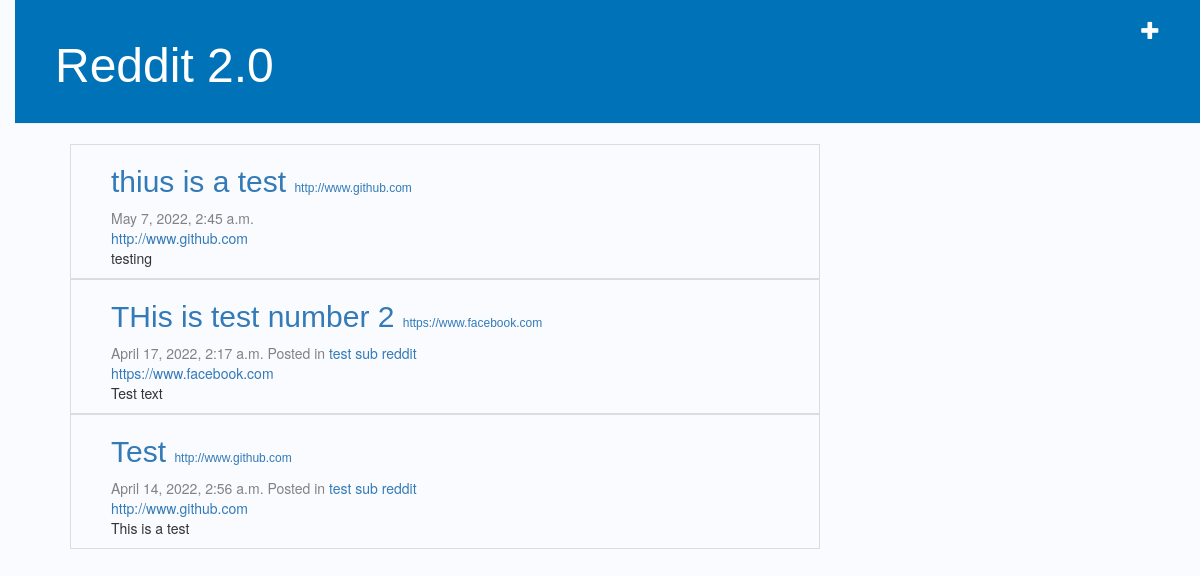
Before: /reddit/ with the older database file.
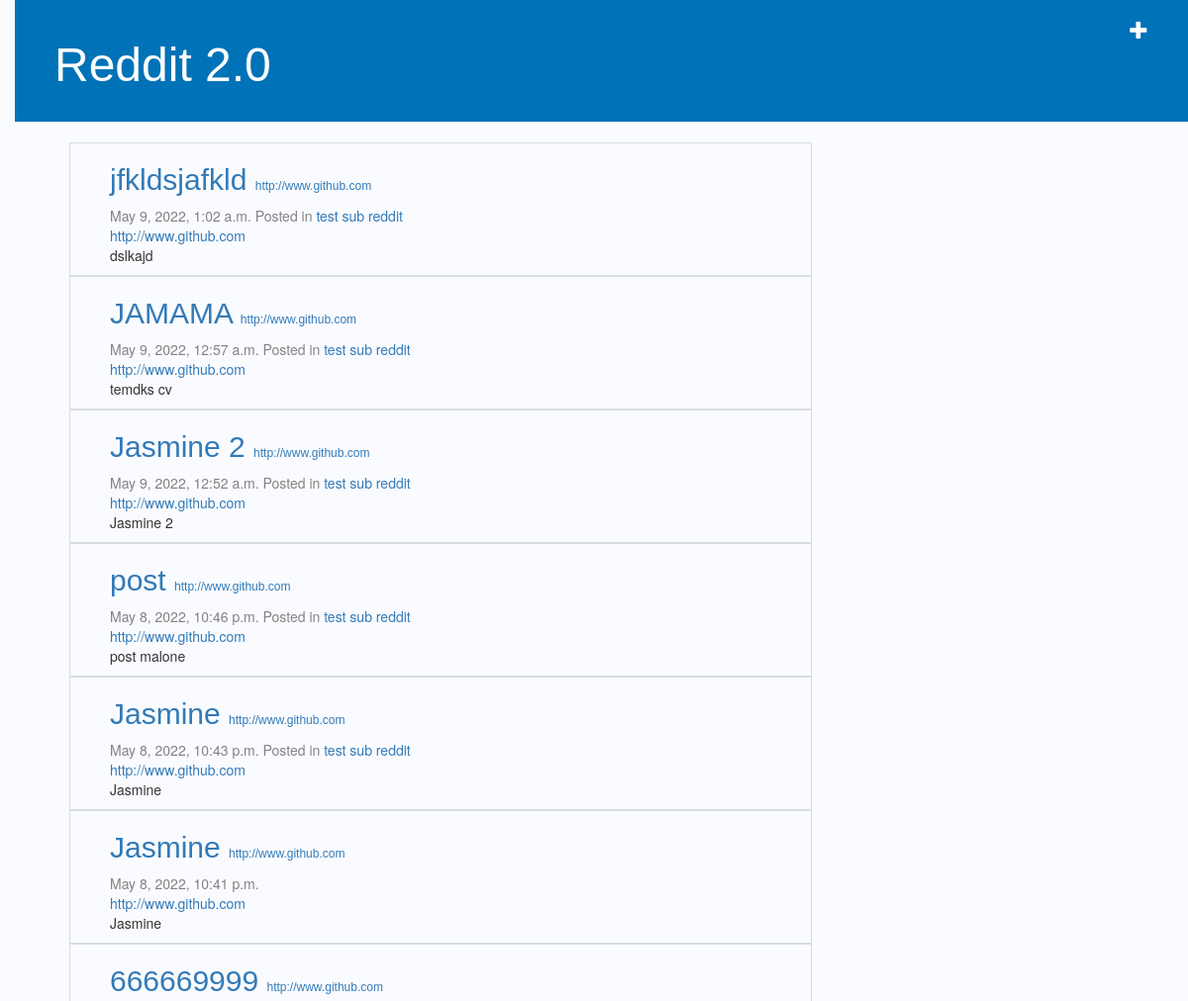
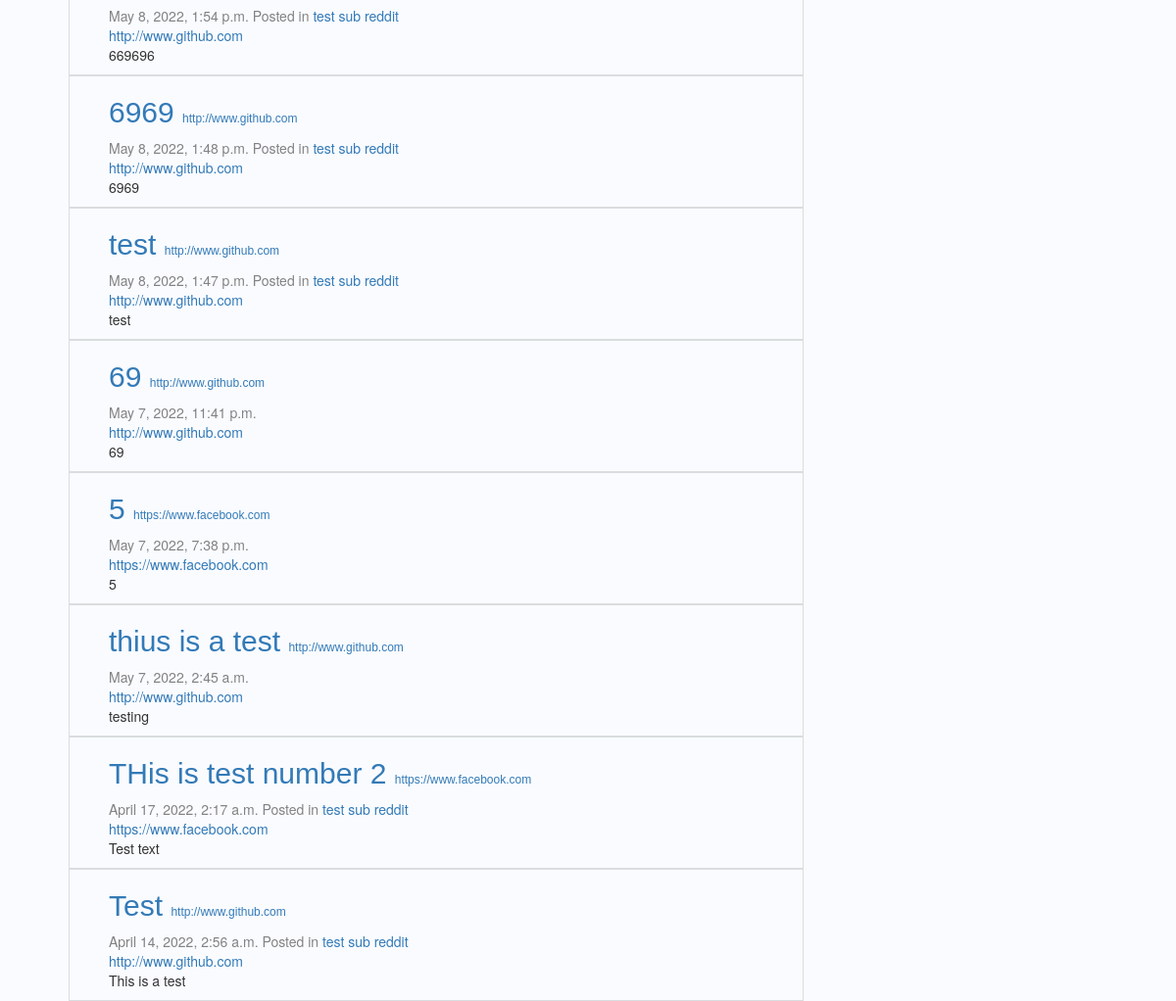
After: the same page with the newer database file (2 pictures, top to bottom).
### reddit/models.py (models this page shows, shortened)
class Votable(BaseModel):
    upvote_count = models.PositiveIntegerField(default=0)
    downvote_count = models.PositiveIntegerField(default=0)
    class Meta: abstract = True

class Post(Votable):
    title = models.CharField(max_length=200)
    submitter = models.ForeignKey(settings.AUTH_USER_MODEL, related_name='posts_submitted', on_delete=models.CASCADE)
    url = models.URLField('URL', max_length=200, null=True, blank=True)
    text = models.TextField(blank=True, null=True)
    comment_count = models.PositiveIntegerField(default=0)
    name = models.CharField(max_length=50,default='DEFAULT VALUE')
    geeks_field = models.ImageField(blank= True,upload_to='reddit_images/')

class BaseModel(models.Model):
    eid = models.UUIDField(primary_key=True, default=uuid.uuid4, editable=False)
    date_created = models.DateTimeField(auto_now_add=True, db_index=True)
    class Meta: abstract = True

class SubReddit(BaseModel):
    name = models.CharField(max_length=200)
    posts = models.ManyToManyField('Post', related_name='subreddits', blank=True, through='SubRedditPost')
    cover_image_url = models.URLField('Cover Image URL', max_length=200, blank=True, null=True )
    moderators = models.ManyToManyField(settings.AUTH_USER_MODEL, related_name='subreddits_moderated')

### reddit/views.py (the view)
# urls.py: path('', views.post_list, name='post_list'),
def post_list(request):
    posts = Post.objects.all().order_by('-date_created')
    return render(request, 'reddit/post_list.html',  {'posts': posts})

### reddit/templates/reddit/post_list.html (shortened to what this page needs)
{% extends 'reddit/base.html' %}
{% block content %}
    <div class="post-list">
        {% for post in posts %}
            <div class="post">
                <h2>
                    <a href="{% url 'post_detail' pk=post.pk %}">{{ post.title }}</a>
                    {% if post.url %}
                        <span class="url"><a href="{{post.url}}">{{post.url}}</a>
                    {% endif %}
                </h2>
                <div class="date">
                    {{ post.date_created }}
                    {% include "reddit/subs_posted.html" with post=post %}
                </div>
                {% if post.url %}
                    <a href="{{post.url}}">{{post.url}}</a>
                {% endif %}
                <p>{{ post.text|linebreaksbr }}</p>
            </div>
        {% endfor %}
    </div>
{% endblock %}

### reddit/templates/reddit/base.html (shortened to what this page needs)
{% load static%}
<html>
    <head>
        <link rel="stylesheet" href="//maxcdn.bootstrapcdn.com/bootstrap/3.2.0/css/bootstrap.min.css">
        <link rel="stylesheet" href="//maxcdn.bootstrapcdn.com/bootstrap/3.2.0/css/bootstrap-theme.min.css">
        <link rel="stylesheet" href="{% static 'reddit.css' %}">
    </head>
    <body>
        <div class="page-header">
                <a href="{% url 'post_new' %}" class="top-menu"><span class="glyphicon glyphicon-plus"></span></a>
            <h1><a href="/">Reddit 2.0</a></h1>
        </div>
        <div class="content container">
            <div class="row">
                <div class="col-md-8">
                {% block content %}
                {% endblock %}
                </div>
            </div>
        </div>
    </body>
</html>

### reddit/templates/reddit/subs_posted.html
{%if post.subreddits.count %}
    <span>Posted in</span>
    {% for sub in post.subreddits.all %}
        <a href="{% url 'sub_detail' pk=sub.pk %}">{{ sub.name }}</a>
    {% endfor %}
{%endif%}

### reddit/static/reddit.css (style rules this page uses)
body { padding-left: 15px; background-color: #f9fbff; }
h1 a { color: #FCA205; font-family: 'Helvetica'; }
.page-header { background-color: #0072b7; margin-top: 0; padding: 20px 20px 20px 40px; }
.page-header h1, .page-header h1 a, .page-header h1 a:visited, .page-header h1 a:active { color: #ffffff; font-size: 36pt; text-decoration: none; }
.content { margin-left: 40px; }
h1, h2, h3, h4 { font-family: 'Helvetica'; }
.date { color: #828282; }
.top-menu, .top-menu:hover, .top-menu:visited { color: #ffffff; float: right; font-size: 14pt; margin-right: 20px; }
.post { padding-bottom: 40px; }
.post-list .post { padding-bottom: 0px; padding-left: 40px; position: relative; border-width: 1px; border-style: solid; border-color: rgb(218, 221, 222); }
.url { font-size: .4em; }

Changed rows visible on the page:
added Post: title "jfkldsjafkld", url "http://www.github.com", date_created "May 9, 2022, 1:02 a.m.", text "dslkajd", SubReddit (name "test sub reddit")
added Post: title "JAMAMA", url "http://www.github.com", date_created "May 9, 2022, 12:57 a.m.", text "temdks cv", SubReddit (name "test sub reddit")
added Post: title "Jasmine 2", url "http://www.github.com", date_created "May 9, 2022, 12:52 a.m.", text "Jasmine 2", SubReddit (name "test sub reddit")
added Post: title "post", url "http://www.github.com", date_created "May 8, 2022, 10:46 p.m.", text "post malone", SubReddit (name "test sub reddit")
added Post: title "Jasmine", url "http://www.github.com", date_created "May 8, 2022, 10:43 p.m.", text "Jasmine", SubReddit (name "test sub reddit")
added Post: title "Jasmine", url "http://www.github.com", date_created "May 8, 2022, 10:41 p.m.", text "Jasmine"
added Post: title "666669999", url "http://www.github.com", date_created "May 8, 2022, 1:54 p.m.", text "669696", SubReddit (name "test sub reddit")
added Post: title "6969", url "http://www.github.com", date_created "May 8, 2022, 1:48 p.m.", text "6969", SubReddit (name "test sub reddit")
added Post: title "test", url "http://www.github.com", date_created "May 8, 2022, 1:47 p.m.", text "test", SubReddit (name "test sub reddit")
added Post: title "69", url "http://www.github.com", date_created "May 7, 2022, 11:41 p.m.", text "69"
added Post: title "5", url "https://www.facebook.com", date_created "May 7, 2022, 7:38 p.m.", text "5"
